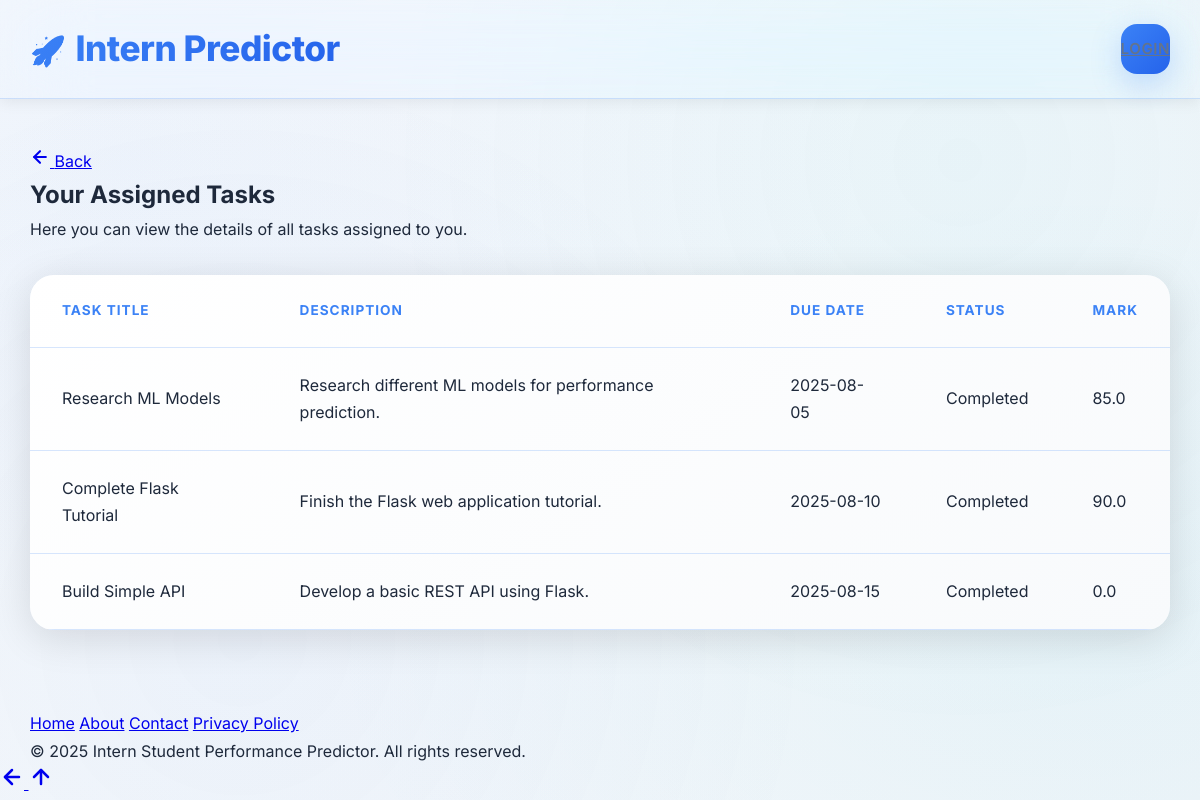
Page /student/tasks (signed in) on the committed database.
### tables this page shows
CREATE TABLE tasks (
            id INTEGER PRIMARY KEY AUTOINCREMENT,
            student_id INTEGER NOT NULL, -- FK to students.id
            course_id INTEGER, -- New: Link task to a course
            title TEXT NOT NULL,
            description TEXT,
            due_date TEXT,
            status TEXT DEFAULT 'pending', -- 'pending', 'completed', 'overdue'
            mark REAL DEFAULT 0, -- Task mark (0-100)
            FOREIGN KEY (student_id) REFERENCES students(id),
            FOREIGN KEY (course_id) REFERENCES courses(id)
        );

### app.py (the view)
@app.route('/student/tasks')
def intern_tasks():
    if not is_intern_logged_in():
        return redirect(url_for('login'))
    conn = sqlite3.connect(DATABASE)
    cursor = conn.cursor()
    cursor.execute("SELECT id FROM students WHERE user_id = ?", (session['user_id'],))
    student_id_row = cursor.fetchone()
    tasks = []
    if student_id_row:
        current_student_db_id = student_id_row[0]
        cursor.execute("SELECT title, description, due_date, status, mark FROM tasks WHERE student_id = ? ORDER BY due_date", (current_student_db_id,))
        tasks = cursor.fetchall()
    conn.close()
    return render_template('intern_tasks.html', username=session['username'], tasks=tasks)

### app.py (called while the page is built)
def is_intern_logged_in():
    return 'role' in session and session['role'] == 'intern'

### templates/intern_tasks.html (shortened to what this page needs)
{% extends "base.html" %}
{% block content %}
    <h2>Your Assigned Tasks</h2>
    <p>Here you can view the details of all tasks assigned to you.</p>
    {% if tasks %}
        <div class="info-section">
            <table>
                <thead>
                    <tr>
                        <th>Task Title</th>
                        <th>Description</th>
                        <th>Due Date</th>
                        <th>Status</th>
                        <th>Mark</th>
                    </tr>
                </thead>
                <tbody>
                    {% for task in tasks %}
                        <tr>
                            <td>{{ task[0] }}</td>
                            <td>{{ task[1] }}</td>
                            <td>{{ task[2] }}</td>
                            <td>{{ task[3]|capitalize }}</td>
                            <td>{{ task[4] if task[4] is not none else 'N/A' }}</td>
                        </tr>
                    {% endfor %}
                </tbody>
            </table>
        </div>
    {% else %}
        <p>No tasks assigned to you yet.</p>
    {% endif %}
{% endblock %}

### static/css/style.css (style rules this page uses)
:root { --admin-bg-dark: #0a0f1a; --admin-bg-secondary: #141a2a; --admin-card-bg: linear-gradient(145deg, rgba(25, 35, 55, 0.95), rgba(20, 30, 48, 0.98)); --admin-border: rgba(59, 130, 246, 0.3); --admin-text-primary: #e2e8f0; --admin-text-secondary: #94a3b8; --admin-accent: #00d4ff; --admin-accent-hover: #00f5ff; --admin-danger: #ff6b6b; --admin-success: #51cf66; --admin-warning: #ffd43b; --admin-purple: #9d4edd; --intern-bg-light: linear-gradient(135deg, #f8fafc 0%, #f1f5f9 100%); --intern-bg-white: #ffffff; --intern-card-bg: linear-gradient(145deg, #ffffff, #f8fafc); --intern-border: rgba(59, 130, 246, 0.2); --intern-text-primary: #1e293b; --intern-text-secondary: #64748b; --intern-accent: #3b82f6; --intern-accent-hover: #2563eb; --intern-danger: #ef4444; --intern-success: #10b981; --intern-warning: #f59e0b; --intern-purple: #8b5cf6; --font-main: 'Inter', system-ui, -apple-system, sans-serif; --shadow-sm: 0 2px 15px rgba(0, 0, 0, 0.08); --shadow-md: 0 8px 40px rgba(0, 0, 0, 0.12); --shadow-lg: 0 20px 60px rgba(0, 0, 0, 0.18); --shadow-accent: 0 10px 30px rgba(59, 130, 246, 0.25); --border-radius-sm: 8px; --border-radius: 16px; --border-radius-lg: 24px; --border-radius-xl: 32px; --glass-bg: rgba(255, 255, 255, 0.1); --glass-border: rgba(255, 255, 255, 0.2); --glass-shadow: 0 8px 32px rgba(0, 0, 0, 0.1); --ease-bounce: cubic-bezier(0.68, -0.55, 0.265, 1.55); --ease-smooth: cubic-bezier(0.4, 0, 0.2, 1); --ease-power: cubic-bezier(0.87, 0, 0.13, 1); }
body[data-role="intern"] { --bg-main: var(--intern-bg-light); --bg-secondary: var(--intern-bg-white); --card-bg: var(--intern-card-bg); --border-color: var(--intern-border); --text-primary: var(--intern-text-primary); --text-secondary: var(--intern-text-secondary); --accent-primary: var(--intern-accent); --accent-hover: var(--intern-accent-hover); --danger-color: var(--intern-danger); --success-color: var(--intern-success); background: radial-gradient(ellipse at 10% 20%, rgba(59, 130, 246, 0.05) 0%, transparent 50%), radial-gradient(ellipse at 90% 80%, rgba(6, 182, 212, 0.05) 0%, transparent 50%), var(--intern-bg-light); color: var(--intern-text-primary); min-height: 100vh; }
* { margin: 0; padding: 0; box-sizing: border-box; }
html { scroll-behavior: smooth; font-size: 16px; }
body { font-family: var(--font-main); line-height: 1.7; font-weight: 400; background-attachment: fixed; min-height: 100vh; transition: all 0.4s var(--ease-smooth); overflow-x: hidden; }
body::before { content: ''; position: fixed; top: 0; left: 0; width: 100%; height: 100%; background: radial-gradient(circle at 20% 80%, rgba(59, 130, 246, 0.05) 0%, transparent 50%), radial-gradient(circle at 80% 20%, rgba(6, 182, 212, 0.05) 0%, transparent 50%); pointer-events: none; z-index: -1; }
table { width: 100%; border-collapse: separate; border-spacing: 0; margin: 2rem 0; background: var(--card-bg); border-radius: var(--border-radius-lg); overflow: hidden; box-shadow: var(--shadow-md); backdrop-filter: blur(20px); }
th, td { padding: 1.5rem 2rem; text-align: left; border-bottom: 1px solid var(--border-color); transition: all 0.3s var(--ease-smooth); }
th { background: linear-gradient(135deg, rgba(var(--accent-primary), 0.1), rgba(var(--accent-hover), 0.05)); font-weight: 700; color: var(--accent-primary); text-transform: uppercase; font-size: 0.85rem; letter-spacing: 1px; position: relative; }
th::after { content: ''; position: absolute; bottom: 0; left: 0; width: 100%; height: 2px; background: linear-gradient(90deg, var(--accent-primary), var(--accent-hover)); transform: scaleX(0); transition: transform 0.4s var(--ease-smooth); }
tbody tr { transition: all 0.4s var(--ease-smooth); position: relative; }

### rows in the picture
tasks: title "Research ML Models", description "Research different ML models for performance prediction.", due_date "2025-08-05", status "Completed", mark "85.0"
tasks: title "Complete Flask Tutorial", description "Finish the Flask web application tutorial.", due_date "2025-08-10", status "Completed", mark "90.0"
tasks: title "Build Simple API", description "Develop a basic REST API using Flask.", due_date "2025-08-15", status "Completed", mark "0.0"
